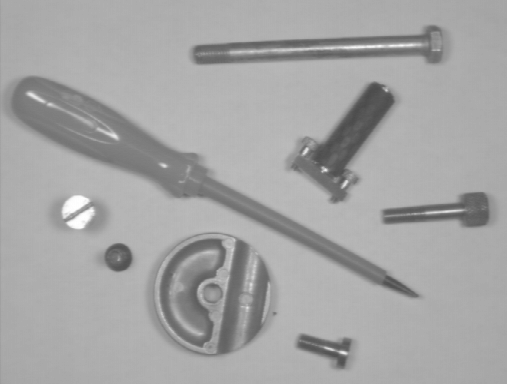
#> input picture examples/images/2dObjets.tiff, 507 x 384 px
$ python -i image_filter.py   (imports and definitions only)   (older library calls are emulated)
#> lines starting #> are read from the running program, lines starting #| are printed output that depends on the picture
#> further down, picture is the input picture: shape (384, 507, 3); min 75, max 255, mean 164.5
import cv2
import numpy as np
from typing import Tuple, List, Union, Optional


### 1. Filtros de Suavizado (Denoising) ###
# [49 lines left out: functions avgerage_blur, median_blur, gaussian_blur, bilateral_filter, not called in this run]

### 2. Filtros de Detección de Bordes ###
def sobel_edges(image: np.ndarray,
                dx: int = 1,
                dy: int = 1,
                ksize: int = 3,
                normalize: bool = True) -> np.ndarray:
    """
    Detecta bordes usando operadores Sobel en direcciones X e Y.
    """
#> called with dx = 1, dy = 1, ksize = 3, normalize = True
    sobelx = cv2.Sobel(image, cv2.CV_64F, dx, 0, ksize=ksize)
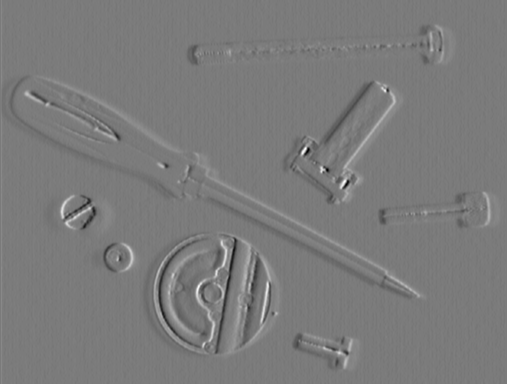
#> sobelx: shape (384, 507, 3) float64; min -294, max 314, mean 0; drawn with min black and max white
    sobely = cv2.Sobel(image, cv2.CV_64F, 0, dy, ksize=ksize)
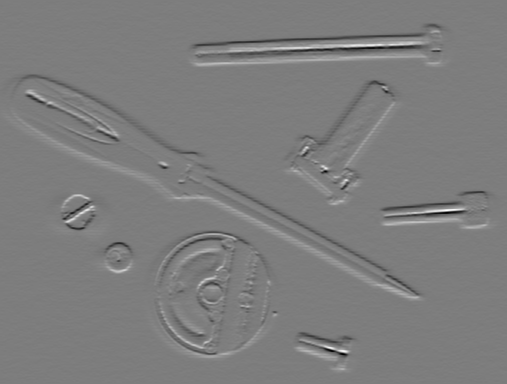
#> sobely: shape (384, 507, 3) float64; min -432, max 446, mean 0; drawn with min black and max white
    grad = np.sqrt(sobelx**2 + sobely**2)
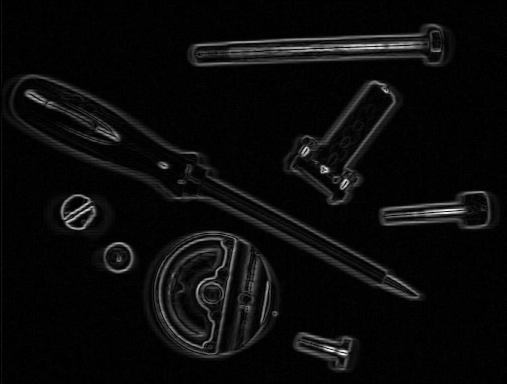
#> grad: shape (384, 507, 3) float64; min 0, max 447.3, mean 19.5; drawn with min black and max white

    if normalize:
        grad = cv2.normalize(grad, None, 0, 255, cv2.NORM_MINMAX, cv2.CV_8U)

    return grad

# [60 lines left out: functions canny_edges, laplacian_edges, sharpen, apply_kernel, emboss_filter, not called in this run]

>>> import cv2
>>> picture = cv2.imread('../../examples/images/2dObjets.tiff')
>>> result = sobel_edges(picture)

$ run again, on examples/images/3dphone.tiff
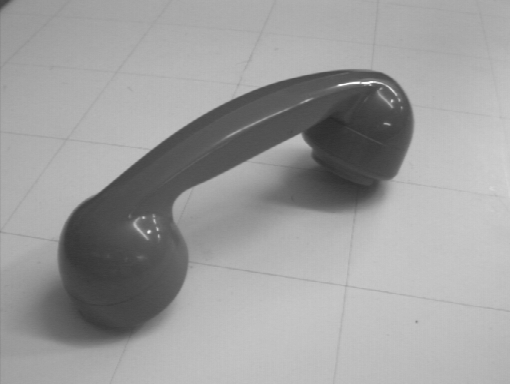
#> input picture examples/images/3dphone.tiff, 510 x 384 px
#> picture is the input picture: shape (384, 510, 3); min 41, max 251, mean 157
#> in sobel_edges, `sobelx = cv2.Sobel(image, cv2.CV_64F, dx, 0, ksize=ksize)`:
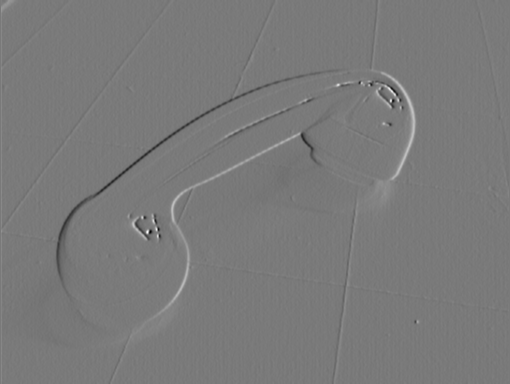
#> sobelx: shape (384, 510, 3) float64; min -366, max 398, mean 0.6; drawn with min black and max white
#> in sobel_edges, `grad = np.sqrt(sobelx**2 + sobely**2)`:
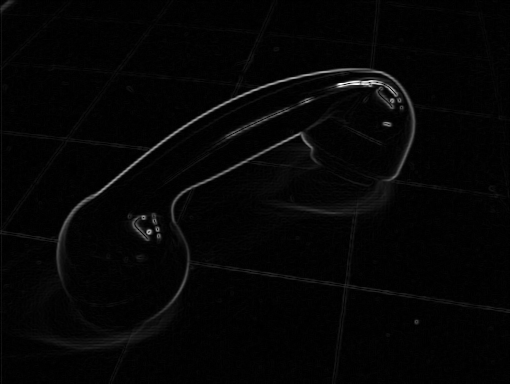
#> grad: shape (384, 510, 3) float64; min 0, max 623.2, mean 13.6; drawn with min black and max white
